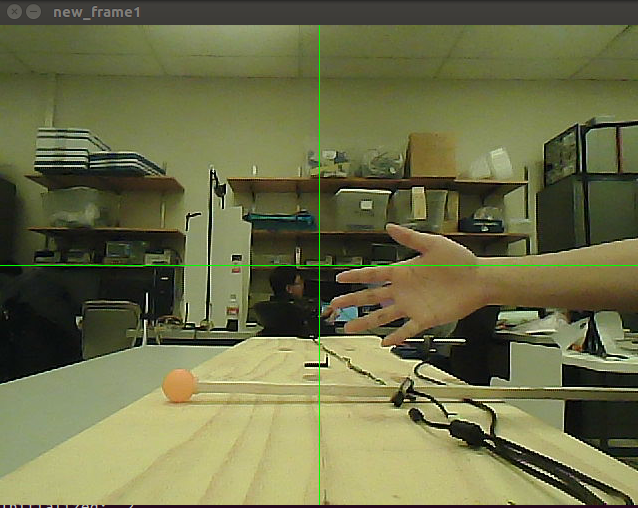
#> input picture camera_test/test.png, 638 x 508 px, found by its file name
$ python range_calib_camera.py   (Python 2 division)   (older library calls are emulated)
#> lines starting #> are read from the running program, lines starting #| are printed output that depends on the picture; after the words box and inside, x2 and y2 are one past the last pixel; in counts of white or black regions, pixels touching at a corner belong together
import cv2
import time
import numpy as np
# for the lcm communication for camera
import sys
import lcm
sys.path.append("lcmtypes")
# from lcmtypes import camera_coord_t
from lcmtypes.camera_coord_t import camera_coord_t

# =============================================
#               Constants                     #
# =============================================
KERNELS = [
        [5, 5],                # kernel for erdoe
        [3, 3],                # kernel for open
        [3, 3]                 # kernel for close
    ]

# [4 lines of commented-out code are left out]
LOWER = np.uint8([15,160,120])
UPPER = np.uint8([19,180,255])
detect_cx = []
detect_cy = []
first_flag = True

# ==================
# [ 34 255  14]
# [ 28  99 162]
# [ 25 255  29]
# [ 60 255 255]
# [ 27  92 195]
# [ 28  95 199]
# [ 31 101 156]
# [ 27 102 175]
# [ 29  87 185]
# [ 27  93 191]
# [ 29  86 198]
# [ 31  76 189]
# ==================
# [ 18 104  66]


while True:
	# LOWER = np.array([15,160,120])
	# UPPER = np.array([19,180,255])

	frame = cv2.imread("test.png")
#> frame is the input picture: shape (508, 638, 3); mean B, G, R 72.2, 110.9, 108.9
	hsv = cv2.cvtColor(frame, cv2.COLOR_BGR2HSV)
#> hsv: shape (508, 638, 3); mean H, S, V 35, 97.7, 113.9
	block_frame = cv2.inRange(hsv, LOWER, UPPER)
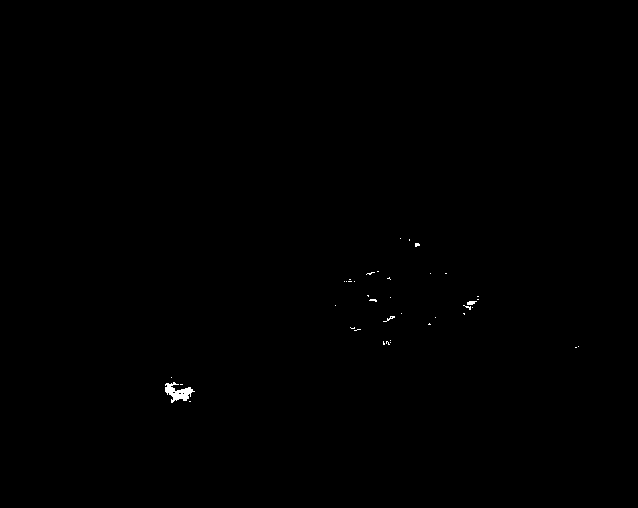
#> block_frame: shape (508, 638); 0.15% white; 39 white regions (36 under 20 px)

	new_frame = frame
	new_im, contours, hierarchy = cv2.findContours(block_frame,cv2.RETR_TREE,cv2.CHAIN_APPROX_NONE)
#> contours = 43 contours, 42 with area under 20; largest, box (x1, y1, x2, y2) and area: (165, 382, 195, 403) 246

	for cnt in contours:
	    block_area = cv2.contourArea(cnt)
	    ##===============##===============##===============##
	    ## test code for circular object detection
	    approx = cv2.approxPolyDP(cnt, 0.01 * cv2.arcLength(cnt, True), True)
	    # print "block_area =================== ", block_area
	    # block_area range filter
	    if block_area > 10 and len(approx) > 10:
	    ##===============##===============##===============##
	    # if block_area > 10:
	        (cx,cy),radius = cv2.minEnclosingCircle(cnt)
	    	cv2.circle(new_frame,(int(cx),int(cy)), int(radius), (0,0,255), -1)   # # this is the test code to test the lcm information
	    	if first_flag == True:
	    		detect_cx.append(cx)
	    		detect_cy.append(cy)
#> this loop made 43 passes
#> (block_area, cx, cy, radius) on pass 3: (246, 179.1, 389.3, 15.03)
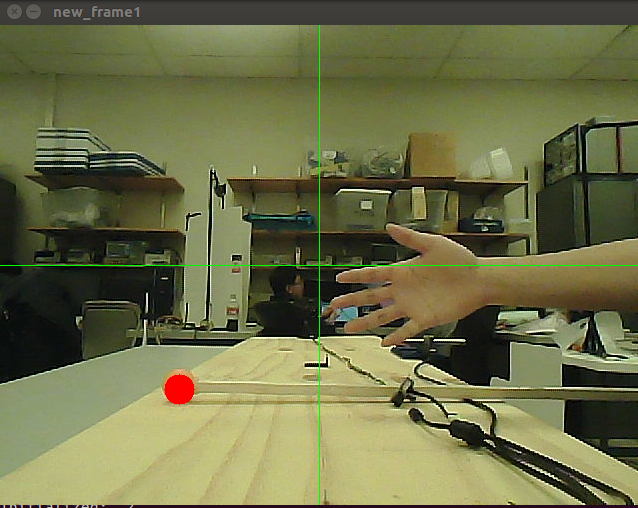
#> new_frame: shape (508, 638, 3); 0.22% of pixels changed, all inside (x1, y1, x2, y2) = (164, 374, 195, 405)
#> after the loop, detect_cx = [179.1]; detect_cy = [389.3]

	first_flag = False
	for i in range(len(detect_cx)):
#> (the run stopped early here; a loop or call above may not have finished)
